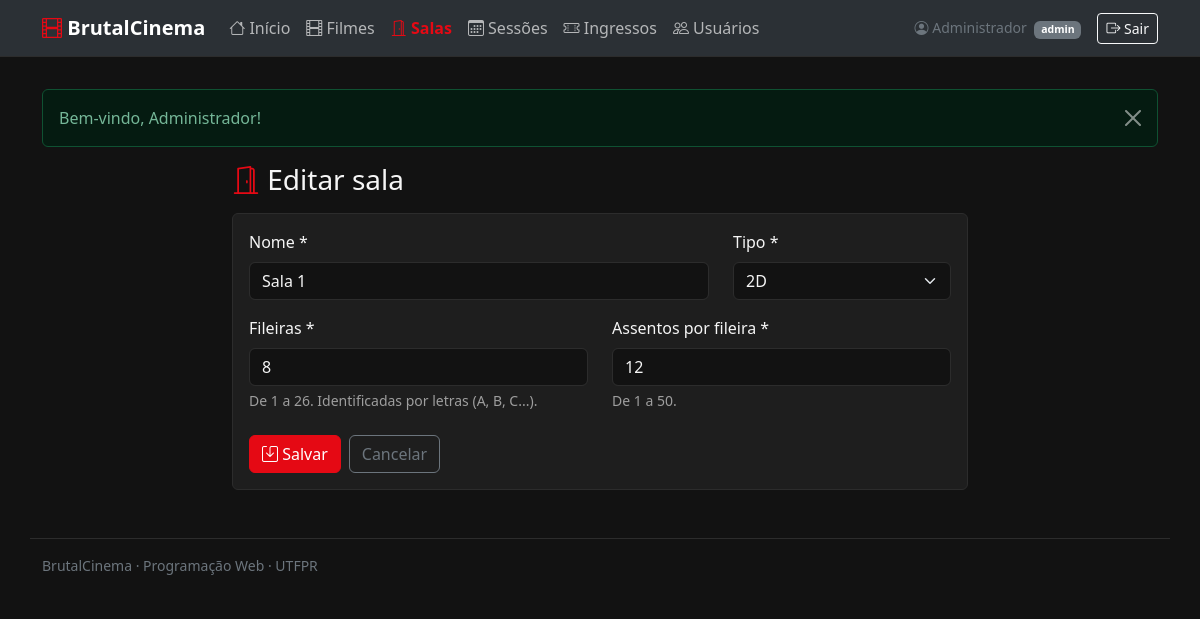
/index.php?page=salas&acao=editar&id=1 (signed in), run on the app's committed database.
### tables this page shows
CREATE TABLE salas (
    id                   INT UNSIGNED AUTO_INCREMENT PRIMARY KEY,
    nome                 VARCHAR(50)      NOT NULL,
    fileiras             TINYINT UNSIGNED NOT NULL,
    assentos_por_fileira TINYINT UNSIGNED NOT NULL,
    tipo                 ENUM('2D', '3D', 'IMAX') NOT NULL DEFAULT '2D',
    ativo                TINYINT(1)       NOT NULL DEFAULT 1,
    criado_em            DATETIME         NOT NULL DEFAULT CURRENT_TIMESTAMP,
    atualizado_em        DATETIME         NOT NULL DEFAULT CURRENT_TIMESTAMP ON UPDATE CURRENT_TIMESTAMP,
    UNIQUE KEY uk_salas_nome (nome)
);

### app/Core/Controller.php (called while the page is built, shortened)
<?php
abstract class Controller
{
    protected function renderizar(string $view, array $dados = []): void
    {
        $arquivo = __DIR__ . '/../Views/' . $view . '.php';
        extract($dados);
        require __DIR__ . '/../Views/layout/header.php';
        require $arquivo;
        require __DIR__ . '/../Views/layout/footer.php';
    }
}

### app/Controllers/SalaController.php (called while the page is built, shortened)
<?php
class SalaController extends Controller
{
    private Sala $salas;
    public function __construct()
    {
        $this->salas = new Sala();
    }
    public function editar(): void
    {
        $sala = $this->buscarOuRedirecionar();
        $this->renderizar('salas/form', [
            'titulo' => 'Editar sala',
            'sala'   => $sala,
            'erros'  => [],
        ]);
    }
    private function buscarOuRedirecionar(): array
    {
        $id   = (int) ($_GET['id'] ?? $_POST['id'] ?? 0);
        $sala = $id > 0 ? $this->salas->buscar($id) : null;
        return $sala;
    }
}

### public/index.php (called while the page is built, shortened)
<?php
require __DIR__ . '/../app/Core/helpers.php';
require __DIR__ . '/../app/Core/Database.php';
require __DIR__ . '/../app/Core/Controller.php';
require __DIR__ . '/../app/Core/Model.php';
require __DIR__ . '/../app/Controllers/SalaController.php';
$acao = $_GET['acao'] ?? 'index';
try {
    $controller = new $rotas[$page]();
    $controller->$acao();
} catch (Throwable $e) {
    error_log($e);
    $detalhe = $app['debug'] ? $e->getMessage() : '';
    (new ErroController())->interno($detalhe);
}

### app/Core/helpers.php (called while the page is built, shortened)
<?php
function e(mixed $valor): string
{
    return htmlspecialchars((string) $valor, ENT_QUOTES, 'UTF-8');
}
function url(string $page, string $acao = '', array $params = []): string
{
    $query = ['page' => $page];
    if ($acao !== '') {
        $query['acao'] = $acao;
    }
    return 'index.php?' . http_build_query($query + $params);
}
function classeInvalida(array $erros, string $campo): string
{
    return isset($erros[$campo]) ? 'is-invalid' : '';
}

### config/database.php (called while the page is built)
<?php
return [
    'host'    => 'localhost',
    'port'    => 3306,
    'dbname'  => 'brutalcinema',
    'user'    => 'brutal',
    'pass'    => 'brutal123',
    'charset' => 'utf8mb4',
];

### app/Core/Database.php (called while the page is built, shortened)
<?php
class Database
{
    private static ?mysqli $conexao = null;
    public static function conectar(): mysqli
    {
        if (self::$conexao === null) {
            $config = require __DIR__ . '/../../config/database.php';
            self::$conexao = new mysqli(
                $config['host'],
                $config['user'],
                $config['pass'],
                $config['dbname'],
                $config['port']
            );
            self::$conexao->set_charset($config['charset']);
        }
        return self::$conexao;
    }
}

### app/Core/Model.php (called while the page is built, shortened)
<?php
abstract class Model
{
    protected string $tabela;
    protected mysqli $db;
    public function __construct()
    {
        $this->db = Database::conectar();
    }
    public function buscar(int $id): ?array
    {
        return $this->consultarUm("SELECT * FROM {$this->tabela} WHERE id = ?", [$id]);
    }
    protected function consultar(string $sql, array $params = []): array
    {
        $stmt = $this->executar($sql, $params);
        return $stmt->get_result()->fetch_all(MYSQLI_ASSOC);
    }
    protected function consultarUm(string $sql, array $params = []): ?array
    {
        $linhas = $this->consultar($sql, $params);
        return $linhas[0] ?? null;
    }
    protected function executar(string $sql, array $params = []): mysqli_stmt
    {
        $stmt = $this->db->prepare($sql);
        if ($params !== []) {
            $tipos = '';
            foreach ($params as $valor) {
                $tipos .= match (true) {
                    is_int($valor)   => 'i',
                    is_float($valor) => 'd',
                    default          => 's',
                };
            }
            $stmt->bind_param($tipos, ...$params);
        }
        $stmt->execute();
        return $stmt;
    }
}

### app/Views/salas/form.php (the view, shortened to what this page needs)
<div class="row justify-content-center">
<div class="col-lg-8">
    <h1 class="h3 mb-3"><i class="bi bi-door-open text-brutal"></i> <?= e($titulo) ?></h1>
    <div class="card">
    <div class="card-body">
        <form method="post" action="<?= url('salas', 'salvar') ?>" novalidate>
            <div class="row">
                <div class="col-md-8 mb-3">
                    <label for="nome" class="form-label">Nome *</label>
                    <input type="text" id="nome" name="nome" class="form-control <?= classeInvalida($erros, 'nome') ?>"
                           value="<?= e($sala['nome'] ?? '') ?>" placeholder="Ex.: Sala 1" autofocus>
                </div>
                <div class="col-md-4 mb-3">
                    <label for="tipo" class="form-label">Tipo *</label>
                    <select id="tipo" name="tipo" class="form-select <?= classeInvalida($erros, 'tipo') ?>">
                        <?php foreach (Sala::TIPOS as $t): ?>
                            <option value="<?= $t ?>" <?= ($sala['tipo'] ?? '') === $t ? 'selected' : '' ?>><?= $t ?></option>
                        <?php endforeach; ?>
                    </select>
                </div>
            </div>
            <div class="row">
                <div class="col-md-6 mb-3">
                    <label for="fileiras" class="form-label">Fileiras *</label>
                    <input type="number" id="fileiras" name="fileiras"
                           class="form-control <?= classeInvalida($erros, 'fileiras') ?>"
                           value="<?= e($sala['fileiras'] ?? '') ?>">
                    <div class="form-text">De 1 a 26. Identificadas por letras (A, B, C...).</div>
                </div>
                <div class="col-md-6 mb-3">
                    <label for="assentos_por_fileira" class="form-label">Assentos por fileira *</label>
                    <input type="number" id="assentos_por_fileira" name="assentos_por_fileira"
                           class="form-control <?= classeInvalida($erros, 'assentos_por_fileira') ?>"
                           value="<?= e($sala['assentos_por_fileira'] ?? '') ?>">
                    <div class="form-text">De 1 a 50.</div>
                </div>
            </div>
            <div class="d-flex gap-2 mt-2">
                <button type="submit" class="btn btn-primary"><i class="bi bi-save"></i> Salvar</button>
                <a href="<?= url('salas') ?>" class="btn btn-outline-secondary">Cancelar</a>
            </div>
        </form>
    </div>
    </div>
</div>
</div>

### public/css/estilo.css (style rules this page uses)
:root, [data-bs-theme="dark"] { --brutal-vermelho: #e50914; --brutal-vermelho-escuro: #b8070f; --bs-body-bg: #121212; --bs-body-color: #f5f5f5; --bs-secondary-color: #9e9e9e; --bs-tertiary-bg: #1e1e1e; --bs-border-color: #2c2c2c; }
.text-brutal { color: var(--brutal-vermelho); }
.card { background-color: #1e1e1e; border-color: #2c2c2c; }
.btn-primary { --bs-btn-bg: var(--brutal-vermelho); --bs-btn-border-color: var(--brutal-vermelho); --bs-btn-hover-bg: var(--brutal-vermelho-escuro); --bs-btn-hover-border-color: var(--brutal-vermelho-escuro); --bs-btn-active-bg: var(--brutal-vermelho-escuro); --bs-btn-active-border-color: var(--brutal-vermelho-escuro); }

### data on the page
salas: nome "Sala 1", tipo "2D", fileiras "8", assentos_por_fileira "12"

### other printed values
config('nome') "BrutalCinema"
$rotulo "Início"
$rotulo "Filmes"
$rotulo "Salas"
$rotulo "Sessões"
$rotulo "Ingressos"
$rotulo "Usuários"
$usuario['nome'] "Administrador"
$usuario['perfil'] "admin"
$mensagem "Bem-vindo, Administrador!"
$titulo "Editar sala"
